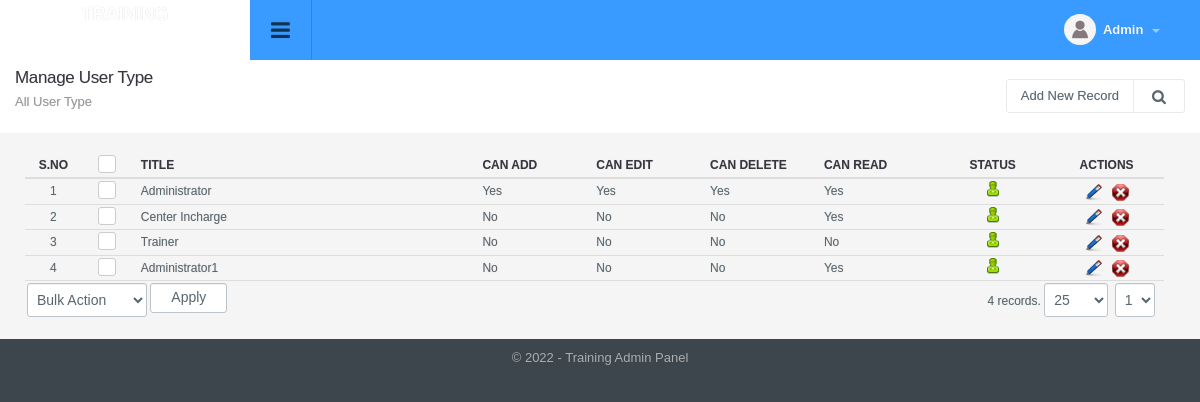
Before: /admin_type_manage.php (signed in) with the older database file.
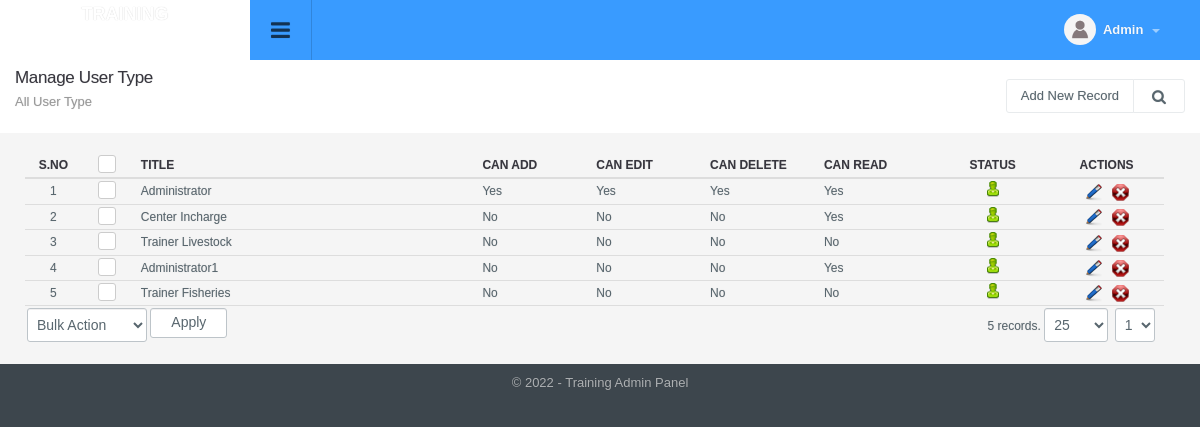
After: the same page with the newer database file.
### tables this page shows
CREATE TABLE `admin_type` (
  `id` int(11) NOT NULL,
  `title` varchar(200) NOT NULL,
  `can_add` int(1) NOT NULL DEFAULT '0',
  `can_edit` int(1) NOT NULL DEFAULT '0',
  `can_delete` int(1) NOT NULL DEFAULT '0',
  `can_read` int(1) NOT NULL DEFAULT '0',
  `status` int(1) NOT NULL DEFAULT '1',
  `ts` timestamp NULL DEFAULT CURRENT_TIMESTAMP ON UPDATE CURRENT_TIMESTAMP
);

### include/db.php (called while the page is built, shortened)
<?php
function doquery($qr,$lnk){
	@$res=mysqli_query($lnk,$qr) or die($qr." - ".mysqli_error($lnk));
	return $res;
}
function dofetch($rs){
	@$rec=mysqli_fetch_array($rs);
	return $rec;
}
function numrows($rs){
	return mysqli_num_rows($rs);
}

### include/utility.php (called while the page is built, shortened)
<?php
function unslash($str){
	return stripslashes(utf8_decode($str));
	}
function getAdminType($value){
	if( $value == 1 ) {
		return "Yes";
	}
	else {
		return "No";
	}
}

### modules/admin_type/list.php (the view, shortened to what this page needs)
<?php
$extra='';
?>
<div class="page-header">
	<h1 class="title">Manage User Type</h1>
  	<ol class="breadcrumb">
    	<li class="active">All User Type</li>
  	</ol>
  	<div class="right">
    	<div class="btn-group" role="group" aria-label="...">
        	<a href="admin_type_manage.php?tab=add" class="btn btn-light editproject">Add New Record</a> <a id="topstats" class="btn btn-light" href="#"><i class="fa fa-search"></i></a>
        </div>
  	</div>
</div>
<div class="panel-body table-responsive">
	<table class="table table-hover list">
    	<thead>
            <tr>
                <th width="5%" class="text-center">S.No</th>
                <th width="5%" class="text-center">
                    <div class="checkbox checkbox-primary">
                    <label for="select_all"></label></div>
                </th>
                <th width="30%">Title</th>
                <th width="10%">Can Add</th>
                <th width="10%">Can Edit</th>
                <th width="10%">Can Delete</th>
                <th width="10%">Can Read</th>
                <th width="10%" class="text-center">Status</th>
                <th width="10%" class="text-center">Actions</th>
            </tr>
    	</thead>
    	<tbody>
			<?php
			$sql="select * from admin_type where 1 $extra";
			$rs=show_page($rows, $pageNum, $sql);
			if(numrows($rs)>0){
				$sn=1;
				while($r=dofetch($rs)){
					?>
					<tr>
						<td class="text-center"><?php echo $sn;?></td>
						<td class="text-center">
							<div class="checkbox margin-t-0 checkbox-primary">
                            <label for="<?php echo "rec_".$sn?>"></label></div>
						</td>
						<td><?php echo unslash($r["title"]); ?></td>
						<td><?php echo getAdminType(unslash($r["can_add"])); ?></td>
						<td><?php echo getAdminType(unslash($r["can_edit"])); ?></td>
						<td><?php echo getAdminType(unslash($r["can_delete"])); ?></td>
						<td><?php echo getAdminType(unslash($r["can_read"])); ?></td>
                        <td class="text-center"><a href="admin_type_manage.php?id=<?php echo $r['id'];?>&tab=status&s=<?php echo ($r["status"]==0)?1:0;?>">
                            <?php
                            if($r["status"]==0){
                                ?>
                                <img src="images/offstatus.png" alt="Off" title="Set Status On">
                                <?php
                            }
                            else{
                                ?>
                                <img src="images/onstatus.png" alt="On" title="Set Status Off">
                                <?php
                            }
                            ?>
                        </a></td>
                        <td class="text-center">
                            <a href="admin_type_manage.php?tab=edit&id=<?php echo $r['id'];?>"><img title="Edit Record" alt="Edit" src="images/edit.png"></a>&nbsp;&nbsp;
                            <a onclick="return confirm('Are you sure you want to delete')" href="admin_type_manage.php?id=<?php echo $r['id'];?>&amp;tab=delete"><img title="Delete Record" alt="Delete" src="images/delete.png"></a>
                        </td>
                    </tr>
                    <?php
                    $sn++;
                }
                ?>
                <tr>
                    <td colspan="6" class="actions">
                        <select name="bulk_action" id="bulk_action" title="Choose Action">
                            <option value="null">Bulk Action</option>
                        </select>
                        <input type="button" name="apply" value="Apply" id="apply_bulk_action" class="btn btn-light" title="Apply Action"  />
                    </td>
                    <td colspan="3" class="paging" title="Paging" align="right"><?php echo pages_list($rows, "admin_type", $sql, $pageNum)?></td>
                </tr>
                <?php
            }
            else{
                ?>
                <tr>
                    <td colspan="9"  class="no-record">No Result Found</td>
                </tr>
                <?php
            }
            ?>
    	</tbody>
  	</table>
</div>

Changed rows visible on the page:
changed admin_type: title "Trainer" → "Trainer Livestock"
added admin_type: title "Trainer Fisheries", can_add "No", can_edit "No", can_delete "No", can_read "No", status 1 (drawn)
Other visible differences:
pages_list($rows, "admin_type", $sql, $pageNum): "4 records." → "5 records."
